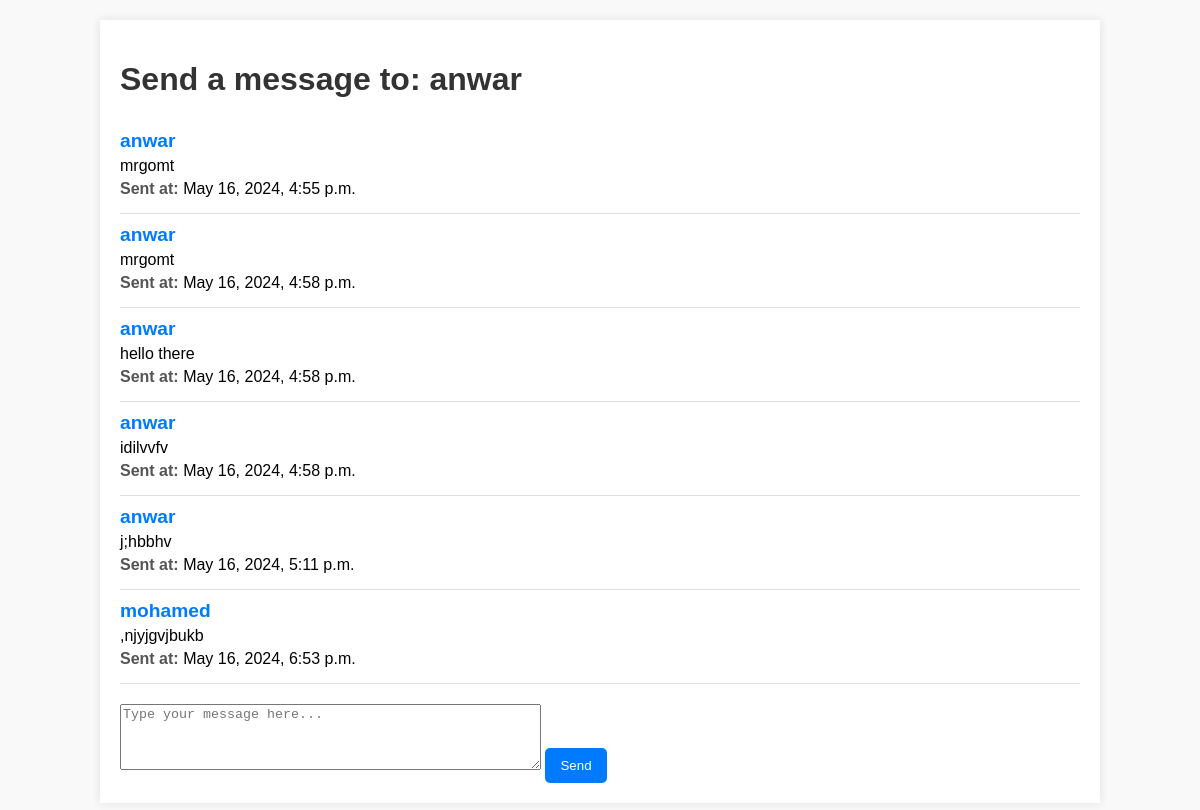
Page /message/1 on the committed database.
### api/models.py (models this page shows, shortened)
class Message(models.Model):
    body=models.TextField()
    sender=models.ForeignKey(User,on_delete=models.CASCADE,related_name='sender')
    date=models.DateTimeField(auto_now_add=True)
    receiver=models.ForeignKey(User,on_delete=models.SET_NULL,related_name='receiver',null=True)

### api/views.py (the view)
# urls.py: path('message/<str:userid>',TanmirtMessage,name='message'),
def TanmirtMessage(request,userid):
    messages=Message.objects.all()
    receiver=User.objects.get(pk=userid)
    if request.method=='POST':
        form=MessageForm(request.POST)
        if form.is_valid():
            instance=form.save(commit=False)
            instance.sender=request.user
            instance.receiver=receiver
            instance.save()
            return redirect('message',userid=userid)
    else:
        form=MessageForm()
    context={'receiver':receiver , 'form':form,'messages':messages}
    return render(request,'messages.html',context)

### api/forms.py
class MessageForm(ModelForm):
    class Meta:
        model=Message
        fields=[
            'body'
        ]
        widgets = {
            'body': forms.Textarea(attrs={
                'class': 'form-control',
                'placeholder': 'Type your message here...',
                'rows': 4,
                'cols': 50
            }),
        }
        labels = {
            'body': '',
        }

### templates/messages.html (shortened to what this page needs)
<!DOCTYPE html>
<html lang="en">
<head>
    {%load static %}
    <link rel="stylesheet" href="{% static 'css/messages.css' %}">
</head>
<body>
    <div class="container">
        <h1>Send a message to: {{ receiver.username }}</h1>
        {% for message in messages %}
        <div class="message">
            <h1>{{ message.sender.username }}</h1>
            <p>{{ message.body }}</p>
            <p><strong>Sent at:</strong> {{ message.date }}</p>
        </div>
        {% endfor %}
        <form method="post">
            {{ form.body }}
            <button type="submit">Send</button>
        </form>
    </div>
</body>
</html>

### static/css/messages.css (style rules this page uses)
body { font-family: Arial, sans-serif; background-color: #f9f9f9; margin: 0; padding: 0; }
.container { width: 80%; margin: 20px auto; background: #fff; padding: 20px; box-shadow: 0 0 10px rgba(0, 0, 0, 0.1); }
h1 { color: #333; }
.message { border-bottom: 1px solid #ddd; padding: 10px 0; }
.message h1 { font-size: 1.2em; margin: 0; color: #007bff; }
.message p { margin: 5px 0; }
.message strong { color: #555; }
form { margin-top: 20px; }
button { background-color: #007bff; color: #fff; border: none; padding: 10px 15px; cursor: pointer; border-radius: 5px; }

### rows in the picture
Message: sender.username "anwar", body "mrgomt", date "May 16, 2024, 4:55 p.m."
Message: sender.username "anwar", body "mrgomt", date "May 16, 2024, 4:58 p.m."
Message: sender.username "anwar", body "hello there", date "May 16, 2024, 4:58 p.m."
Message: sender.username "anwar", body "idilvvfv", date "May 16, 2024, 4:58 p.m."
Message: sender.username "anwar", body "j;hbbhv", date "May 16, 2024, 5:11 p.m."
Message: sender.username "mohamed", body ",njyjgvjbukb", date "May 16, 2024, 6:53 p.m."

### other values in the picture
{{ receiver.username }} "anwar"
